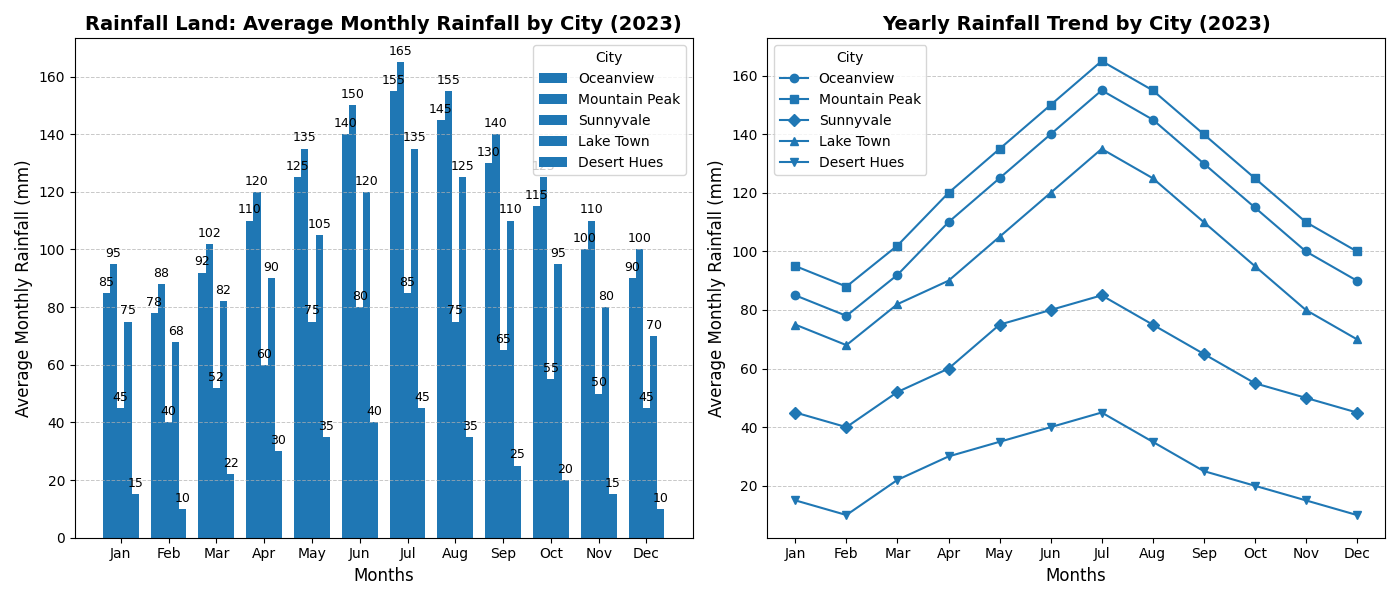

Generate this figure with Python:
import matplotlib.pyplot as plt
import numpy as np

cities = ['Oceanview', 'Mountain Peak', 'Sunnyvale', 'Lake Town', 'Desert Hues']

rainfall_data = [
    [85, 78, 92, 110, 125, 140, 155, 145, 130, 115, 100, 90],
    [95, 88, 102, 120, 135, 150, 165, 155, 140, 125, 110, 100],
    [45, 40, 52, 60, 75, 80, 85, 75, 65, 55, 50, 45],
    [75, 68, 82, 90, 105, 120, 135, 125, 110, 95, 80, 70],
    [15, 10, 22, 30, 35, 40, 45, 35, 25, 20, 15, 10],
]

months = ['Jan', 'Feb', 'Mar', 'Apr', 'May', 'Jun', 'Jul', 'Aug', 'Sep', 'Oct', 'Nov', 'Dec']

rainfall_data = np.array(rainfall_data)

fig, axs = plt.subplots(nrows=1, ncols=2, figsize=(14, 6))

bar_width = 0.15
x = np.arange(len(months))

single_color = '#1f77b4'

for i, city in enumerate(cities):
    bars = axs[0].bar(x + i * bar_width, rainfall_data[i], bar_width, label=city, color=single_color)
    for bar in bars:
        axs[0].annotate(f'{bar.get_height()}',
                        xy=(bar.get_x() + bar.get_width() / 2, bar.get_height()),
                        xytext=(0, 3), textcoords='offset points',
                        ha='center', va='bottom', fontsize=9)

axs[0].set_xlabel('Months', fontsize=12)
axs[0].set_ylabel('Average Monthly Rainfall (mm)', fontsize=12)
axs[0].set_title('Rainfall Land: Average Monthly Rainfall by City (2023)', fontsize=14, fontweight='bold')
axs[0].set_xticks(x + bar_width * (len(cities) / 2 - 0.5))
axs[0].set_xticklabels(months, fontsize=10)
axs[0].legend(title='City', fontsize=10)
axs[0].yaxis.grid(True, linestyle='--', linewidth=0.7, alpha=0.7)

markers = ['o', 's', 'D', '^', 'v']

for i, city in enumerate(cities):
    axs[1].plot(months, rainfall_data[i], marker=markers[i], color=single_color, label=city)

axs[1].set_xlabel('Months', fontsize=12)
axs[1].set_ylabel('Average Monthly Rainfall (mm)', fontsize=12)
axs[1].set_title('Yearly Rainfall Trend by City (2023)', fontsize=14, fontweight='bold')
axs[1].legend(title='City', fontsize=10)
axs[1].yaxis.grid(True, linestyle='--', linewidth=0.7, alpha=0.7)

plt.tight_layout()
plt.show()
